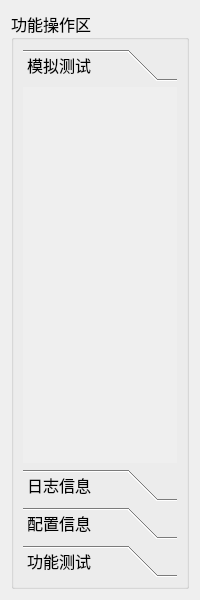
<?xml version="1.0" encoding="UTF-8"?>
<ui version="4.0">
 <class>BUS_ToolBoxWid</class>
 <widget class="QWidget" name="BUS_ToolBoxWid">
  <property name="geometry">
   <rect>
    <x>0</x>
    <y>0</y>
    <width>200</width>
    <height>600</height>
   </rect>
  </property>
  <property name="font">
   <font>
    <family>微软雅黑</family>
    <pointsize>12</pointsize>
   </font>
  </property>
  <property name="windowTitle">
   <string>Form</string>
  </property>
  <layout class="QGridLayout" name="gridLayout">
   <item row="0" column="0">
    <widget class="QGroupBox" name="groupBox">
     <property name="font">
      <font>
       <family>微软雅黑</family>
       <pointsize>12</pointsize>
      </font>
     </property>
     <property name="title">
      <string>功能操作区</string>
     </property>
     <layout class="QGridLayout" name="gridLayout_2">
      <item row="0" column="0">
       <widget class="QToolBox" name="toolBox">
        <property name="currentIndex">
         <number>0</number>
        </property>
        <widget class="QWidget" name="simulatePage">
         <property name="geometry">
          <rect>
           <x>0</x>
           <y>0</y>
           <width>158</width>
           <height>394</height>
          </rect>
         </property>
         <attribute name="label">
          <string>模拟测试</string>
         </attribute>
        </widget>
        <widget class="QWidget" name="logsPage">
         <property name="geometry">
          <rect>
           <x>0</x>
           <y>0</y>
           <width>98</width>
           <height>28</height>
          </rect>
         </property>
         <attribute name="label">
          <string>日志信息</string>
         </attribute>
        </widget>
        <widget class="QWidget" name="settingPage">
         <property name="geometry">
          <rect>
           <x>0</x>
           <y>0</y>
           <width>98</width>
           <height>28</height>
          </rect>
         </property>
         <attribute name="label">
          <string>配置信息</string>
         </attribute>
        </widget>
        <widget class="QWidget" name="testPage">
         <property name="geometry">
          <rect>
           <x>0</x>
           <y>0</y>
           <width>98</width>
           <height>28</height>
          </rect>
         </property>
         <attribute name="label">
          <string>功能测试</string>
         </attribute>
        </widget>
       </widget>
      </item>
     </layout>
    </widget>
   </item>
  </layout>
 </widget>
 <resources/>
 <connections/>
</ui>
